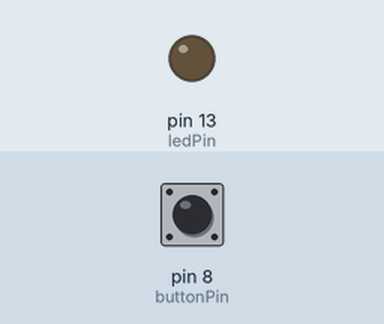
This sketch was run on a simulated Arduino Uno, built with avr-gcc and run on an emulated ATmega328P. On the bench: output pins drawn as LEDs (lit = HIGH). The inputs (shaded band) are chosen by the test bench; at power-on: pin 8 (buttonPin) LOW.

Above: at 1.2 s.
1.3 s: pin 8 (buttonPin) pulled HIGH for 0.15 s
At 2.7 s:
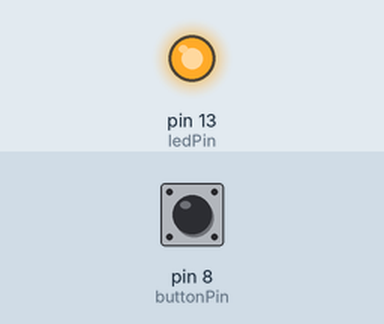
3.0 s: pin 8 (buttonPin) pulled HIGH for 1 s
At 4.8 s:
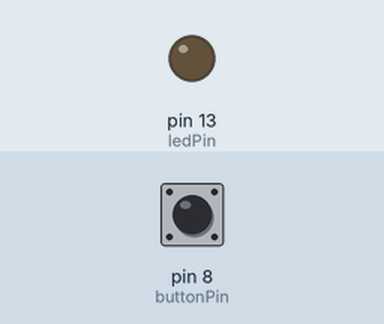
5.5 s: pin 8 (buttonPin) pulled HIGH for 3.2 s
At 9.6 s:
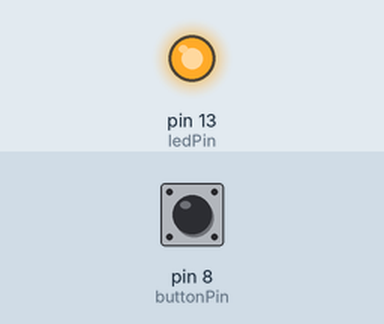
Timing chart, 0 to 11.1 s (numbered marks = the images above; inputs shaded):
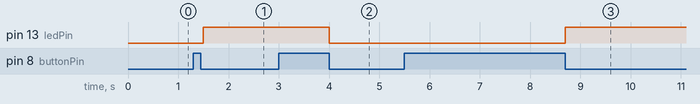

Measured:
- after the input at 1.3 s, pin 13 (ledPin): LOW → HIGH after 0.20 s
- after the input at 3.0 s, pin 13 (ledPin): HIGH → LOW after 1.0 s
- after the input at 5.5 s, pin 13 (ledPin): LOW → HIGH after 3.2 s

The sketch:

ButtonAndLED.ino
```cpp
int ledPin = 13;
int buttonPin = 8;
int x;
int x1;
int boo = 1;

void setup() {
  pinMode(ledPin,OUTPUT);
  pinMode(buttonPin,INPUT);
  digitalWrite(ledPin,LOW);
  Serial.begin(9600);

}

void loop() {
  x = digitalRead(buttonPin);
  delay(100);
  x1 = digitalRead(buttonPin);
  if (x && !x1){
    if (boo == 1){
      digitalWrite(ledPin,HIGH);
      boo = 0;
    } else {
      digitalWrite(ledPin,LOW);
      boo = 1;
    }
  }
}
```
